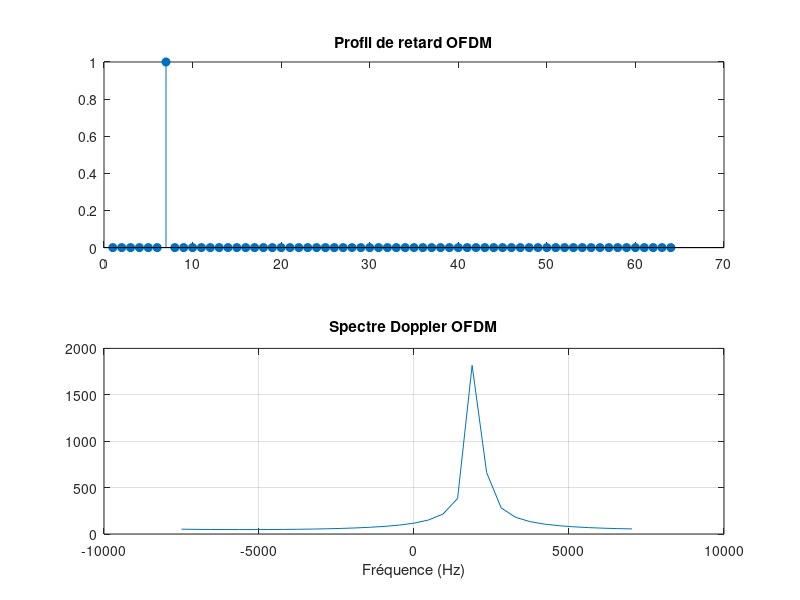

MATLAB code to generate this figure:
clc; clear; close all; rng(0); 

c = 3e8;                  % Vitesse de la lumière (m/s)
N = 64;                   % nombre de sous-porteuses OFDM (taille FFT/IFFT)
delta_f = 15e3;           % espacement fréquentiel entre sous-porteuses (Hz)
fs = N * delta_f;         % fréquence d'échantillonnage du signal,  garantit l'orthogonalite 
Nsym = 32;                % nombre de symboles OFDM , 32 symboles OFDM donc on observe 32 instants differents 
f0 = 10e9;                % fréquence porteuse 
lambda = c / f0;          % longueur d'onde associée à la fréquence porteuse

% ===================== [BLOC 1] BIT STREAM =====================
bits = randi([0 1], 2*N, Nsym);      % génération aléatoire de bits (0 ou 1)
% bits = [0,1,1,0....]

% ===================== [BLOC 2] MODULATEUR =====================
X_all = zeros(N, Nsym);    % creer une matrice vide de dimension 64*32 pour stocker les symboles OFDM  

for m = 1:Nsym
    
    data = bi2de(reshape(bits(:,m), [], 2));    % on regroupe 2 bits pour chaque symbole 
                                                % convertit chaque paire en entier (0 à 3)

    X = exp(1j * (pi/2 * data));        % transformer les bits en signal complexe 
                                        % mapping QPSK : % 0 → 1   % 1 → j  % 2 → -1   % 3 → -j

    % ===================== [BLOC 4] PILOT =====================
    X(1) = 1;  % on force la 1 sous porteuse a etre connu pour estimer le canal 
                                        

    X_all(:,m) = X;                     % on stocke chaque symboles OFDM dans une colone m
end

% ===================== [BLOC 5] IFFT =====================
x_all = ifft(X_all);                   % transforme le signal du domaine fréquentiel vers le domaine temporel
                                       % crée le signal OFDM temporel

% ===================== [BLOC 7] CP =====================
d = 1000;                              % distance réelle de la cible (m)
v = 30;                                % vitesse de la cible (m/s)
tau = 2*d/c;                           % délai aller-retour du signal
delay_samples = round(tau * fs);       % On convertit le délai en secondes en nombre d'échantillons pour pouvoir appliquer le retard dans le signal discret
cp = max(ceil(0.1*N), delay_samples);  % longueur du préfixe cyclique , doit être au moins supérieur au retard pour éviter l'ISI
x_cp = [x_all(end-cp+1:end,:); x_all]; % ajout du préfixe cyclique : on copie la fin du signal et on la met au début

% ===================== [BLOC 9] CHANNEL =====================
f_D = 2*v / lambda;                    % fréquence Doppler due au mouvement de la cible
y_all = zeros(size(x_cp));             % matrice remplie 0 pour stocker les signaux reçus meme taille que x_cp
for m = 1:Nsym                         % création du canal 
    h = zeros(1, delay_samples+1);     % creer un  vecteur et on place 1 a la position du retard 
    h(delay_samples+1) = 1;            
    y = conv(x_cp(:,m), h);            % convolution → applique le retard au signal 
                                       
    y = y .* exp(1j*2*pi*f_D*m*(N/fs));  % ajoute un décalage de phase progressif pour modéliser l'effet Doppler
    y_all(:,m) = y(1:size(x_cp,1));    % on prends seulement une partie de y car la convolution agrandit le signal
end
% ===================== [BLOC 11] REMOVE CP =====================
rx = y_all(cp+1:cp+N, :);              % suppression du préfixe cyclique
                                       % récupération du signal utile

% ===================== [BLOC 13] FFT =====================
Y = fft(rx);                           % retour au domaine fréquentiel , récupération des sous-porteuses modifier par le canal

% ===================== [BLOC 15] EQUALIZATION =====================

H = Y ./ (X_all + 1e-10);              % estimation du canal , H = Y / X

% ===================== [BLOC 16] IFFT =====================
h_est = ifft(H, N);                    % transformation vers domaine temporel car h est en frequence et retard en temps 
% ===================== DISTANCE =====================
h_mean = mean(abs(h_est),2);           % moyenne sur les symboles OFDM , améliore la robustesse

[~, idx] = max(h_mean);                % trouve position du  pic (retard)
tau_est = (idx-1)/fs;                  % conversion indice → temps
d_est = c * tau_est / 2;               % conversion temps → distance

% ===================== DOPPLER =====================
doppler_fft = fftshift(fft(H, [], 2),2);       % FFT sur les colonne on analyse evolution entre symbole OFDM , permet d'extraire le Doppler
f_doppler = (-Nsym/2:Nsym/2-1)/(Nsym*(N/fs));  % creer l'axe des fréquences  Doppler
power = sum(abs(doppler_fft),1);               % puissance Doppler (somme sur sous-porteuses)
[~, idx_d] = max(power);                       % détection du pic Doppler
f_D_est = f_doppler(idx_d);                    % fréquence Doppler estimée
v_est = (f_D_est * lambda) / 2;                % conversion Doppler → vitesse

% ===================== AFFICHAGE =====================
fprintf('Distance vraie = %.2f m\n', d);
fprintf('Distance estimée = %.2f m\n\n', d_est);

fprintf('Vitesse vraie = %.2f m/s\n', v);
fprintf('Doppler estimé = %.2f Hz\n', f_D_est);
fprintf('Vitesse estimée = %.2f m/s\n', v_est);

% ===================== PLOTS =====================
figure;

subplot(2,1,1);
stem(h_mean,'filled');  
% affiche le profil de retard
title('Profil de retard OFDM');

subplot(2,1,2);
plot(f_doppler, power);  
% affiche le spectre Doppler
title('Spectre Doppler OFDM');
xlabel('Fréquence (Hz)');
grid on;
